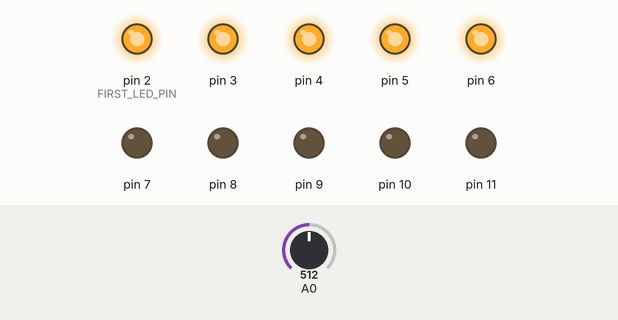
A sketch run on a simulated Arduino Uno, built with avr-gcc and run on an emulated ATmega328P. Parts: output pins drawn as LEDs (lit = HIGH). Inputs (shaded band) come from the test bench; at power-on: A0 = 512.

Above: at 1.2 s.
1.3 s: A0 set to 556
2.8 s: A0 set to 586
At 3.9 s:
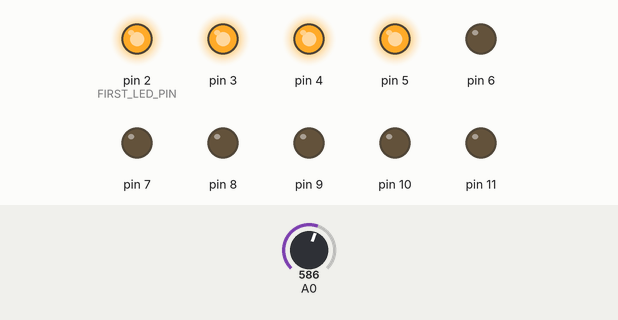
4.3 s: A0 set to 511
At 5.0 s:
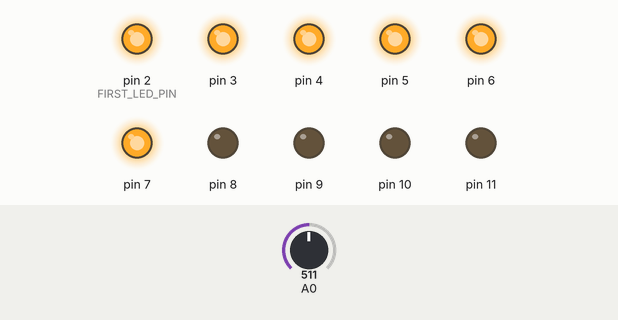
5.8 s: A0 set to 467
7.3 s: A0 set to 439
At 8.5 s:
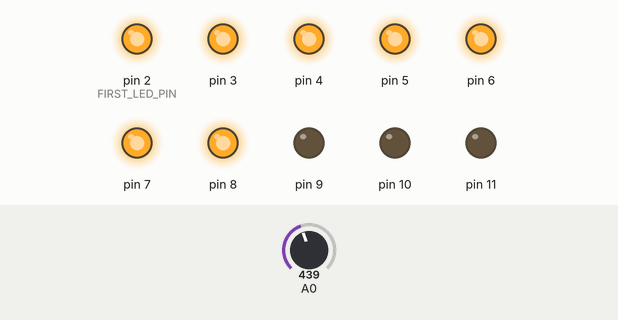
Timing chart, 0 to 9.8 s (numbered marks = the images above; inputs shaded):
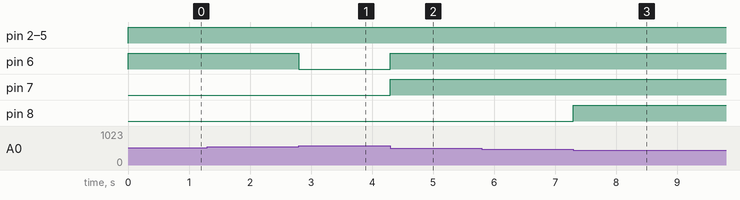

Measured:
- the behaviour switches between 569 and 570 on A0 (found by bisection; images 0 and 1)
- the behaviour switches between 456 and 455 on A0 (found by bisection; images 2 and 3)
- after the input at 1.3 s, every drawn part: stays the same
- after the input at 2.8 s, pin 6: HIGH → LOW at once
- after the input at 4.3 s, pin 6, pin 7: LOW → HIGH at once
- after the input at 5.8 s, every drawn part: stays the same
- after the input at 7.3 s, pin 8: LOW → HIGH at once

The sketch:

bonus0.ino
```cpp
#include <Arduino.h>

#include <math.h>

#define FIRST_LED_PIN 2
#define LED_COUNT 10

#define TERMIST_B 3950

#define VIN 5.0

void setup()
{
    for (int i = 0; i < LED_COUNT; ++i)
        pinMode(i + FIRST_LED_PIN, OUTPUT);
}

void loop()
{
    float voltage = analogRead(A0) * VIN / 1023.0;
    float r1 = voltage / (VIN - voltage);

    float temperature = 1. / (1. / (TERMIST_B)*log(r1) + 1. / (25. + 273.)) - 273;

    for (int i = 0; i < LED_COUNT; ++i)
    {
        bool enableSegment = (temperature >= i * 5); // одно деление равно 5 теперь
        digitalWrite(i + FIRST_LED_PIN, enableSegment);
    }
}
/*Изменена формула для определения переменой `enableSegment` на i*5, т.е. одно деление шкалы равно 5 градусам.*/
// https://drive.google.com/file/d/1K2w3V5FypAifO-oJGhDf7XJIGfwhTzWY/view?usp=drive_link
```
